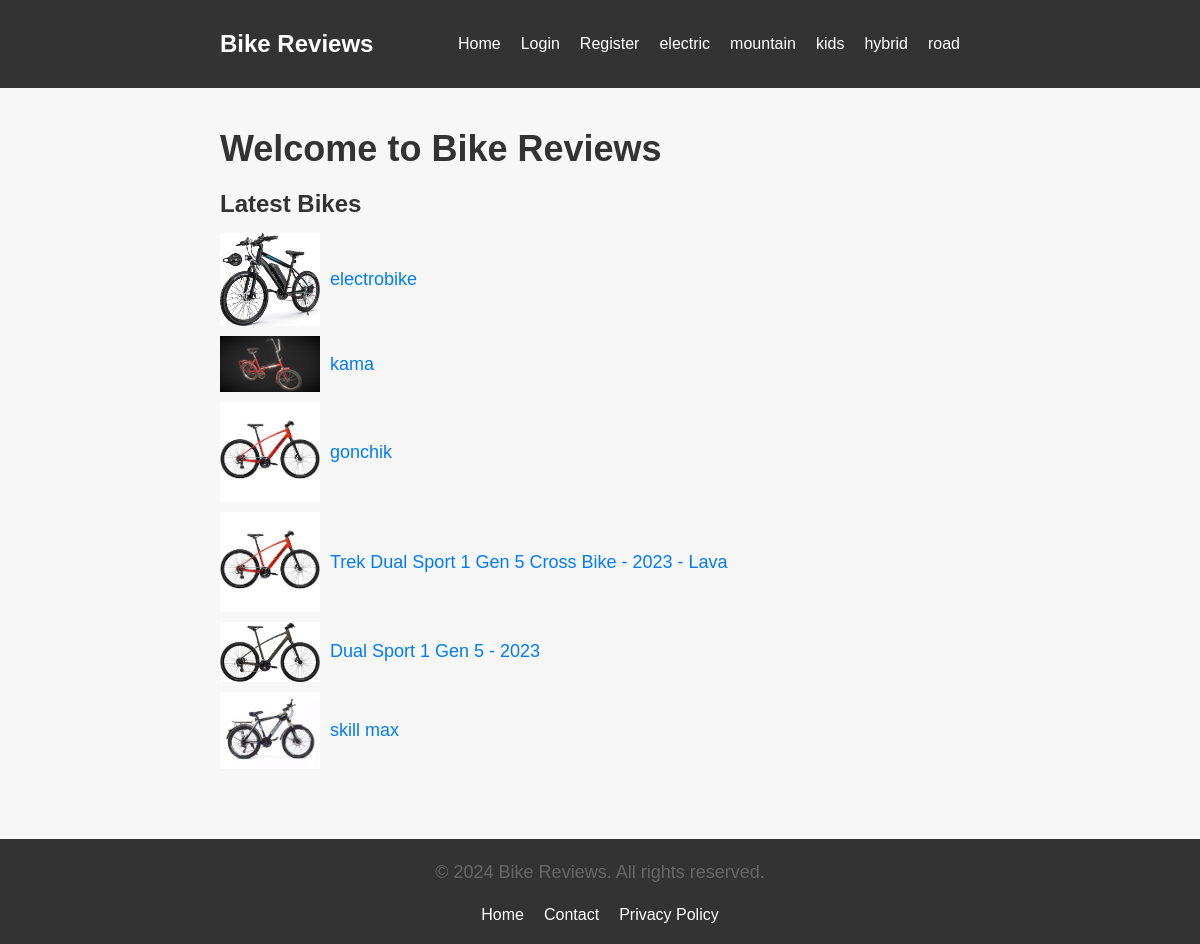
The page / on the database its author committed.
### bikes/models.py (models this page shows, shortened)
class Category(models.Model):
    name = models.CharField(max_length=255)
    class Meta:
        db_table = 'category'

class Bike(models.Model):
    bikemodel = models.CharField(max_length=255, default='no bike model yet')
    image = models.ImageField(upload_to='bike_img/', default='default_img/')
    bikecolor = models.ForeignKey(Colors, on_delete=models.CASCADE)
    size = models.ForeignKey(Size, on_delete=models.CASCADE)
    price = models.IntegerField()
    miqdori = models.IntegerField()
    category = models.ForeignKey(Category, on_delete=models.CASCADE, null=True, blank=True)
    class Meta:
        db_table = 'bike'

### bikes/views.py (the view)
# urls.py: path('', BikeListView.as_view(), name='home'),
class BikeListView(View):
    def get(self, request):
        categories = Category.objects.all()
        bikes = Bike.objects.all().order_by('-id')
        context = {
            'categories': categories,
            'bikes': bikes
        }
        return render(request, 'home.html', context=context)

### bikes/templates/home.html (shortened to what this page needs)
{% extends 'base.html' %}
{% block content %}
    <div class="container">
        <h1>Welcome to Bike Reviews</h1>
        <h2>Latest Bikes</h2>
        <div class="latest-bikes">
            <ul>
                {% for bike in bikes %}
                    <div class="bike-info">
                        <img src="{{ bike.image.url }}" alt="{{ bike.bikemodel }} image" width="100px">
                        <a href="{% url 'bikes:bike-detail' bike.pk %}">{{ bike.bikemodel }}</a>
                    </div>
                {% endfor %}
            </ul>
        </div>
    </div>
{% endblock content %}

### templates/base.html (shortened to what this page needs)
{% load static %}
<!DOCTYPE html>
<html lang="en">
<head>
    <link rel="stylesheet" href="{% static 'base.css' %}">
</head>
<body>
    <nav>
        <div class="container">
            <a href="{% url 'bikes:home' %}" class="brand">Bike Reviews</a>
            <ul class="nav-links">
                <li><a href="{% url 'bikes:home' %}">Home</a></li>
                {% if user.is_authenticated %}
                    <li><a href="{% url 'users:profile' %}">Profile</a></li>
                    <li><a href="{% url 'users:logout' %}">Logout</a></li>
                {% else %}
                    <li><a href="{% url 'users:login' %}">Login</a></li>
                    <li><a href="{% url 'users:register' %}">Register</a></li>
                {% endif %}
                {% for category in categories %}
                    <li><a href="{% url 'bikes:category' category.id %}">{{ category.name }}</a></li>
                {% endfor %}
            </ul>
        </div>
    </nav>
    <main>
        {% block content %}
        {% endblock content %}
    </main>
    <footer>
        <div class="footer">
            <p>&copy; 2024 Bike Reviews. All rights reserved.</p>
            <ul class="footer-links">
                <li><a href="{% url 'bikes:home' %}">Home</a></li>
                <li><a href="#">Contact</a></li>
                <li><a href="#">Privacy Policy</a></li>
            </ul>
        </div>
    </footer>
</body>
</html>

### staticfiles/base.css (style rules this page uses)
* { margin: 0; padding: 0; box-sizing: border-box; }
body { font-family: Arial, sans-serif; background-color: #f7f7f7; }
.container { max-width: 1200px; margin: 0 auto; padding: 0 20px; }
nav { background-color: #333; color: #fff; padding: 10px 0; }
nav .container { display: flex; justify-content: space-between; align-items: center; }
.brand { font-size: 1.5rem; font-weight: bold; text-decoration: none; color: #fff; }
.nav-links { list-style: none; display: flex; }
.nav-links li { margin-right: 20px; }
.nav-links li a { color: #fff; text-decoration: none; }
main { padding: 20px 0; }
footer { background-color: #333; color: #fff; padding: 20px 0; text-align: center; }
.footer-links { list-style: none; margin-top: 10px; }
.footer-links li { display: inline; margin-right: 10px; }
.footer-links li a { color: #fff; text-decoration: none; }

### templates/base.html (style rules this page uses)
body, h1, h2, h3, p, ul, li { margin: 0; padding: 0; }
nav { background-color: #333; color: #fff; padding: 10px 0; }
.brand { font-size: 24px; color: #fff; text-decoration: none; }
.nav-links { list-style-type: none; display: flex; }
.nav-links li { margin-right: 20px; }
.nav-links li a { color: #fff; text-decoration: none; }
main { padding: 20px; }
footer { background-color: #333; color: #fff; padding: 20px 0; }
.footer-links { list-style-type: none; display: flex; justify-content: center; }
.footer-links li { margin: 0 10px; }
.footer-links li a { color: #fff; text-decoration: none; }
html { height: 100%; }
body { display: flex; flex-direction: column; min-height: 100vh; }
main { flex: 1; }
footer { flex-shrink: 0; }

### bikes/templates/home.html (style rules this page uses)
.container { max-width: 800px; margin: 0 auto; padding: 20px; }
h1 { font-size: 36px; color: #333; margin-bottom: 20px; }
p { font-size: 18px; line-height: 1.5; color: #666; margin-bottom: 20px; }
h2 { font-size: 24px; color: #333; margin-bottom: 15px; }
.latest-bikes, .latest-reviews { margin-bottom: 30px; }
.bike-info, .review-info { margin-bottom: 10px; display: flex; align-items: center; }
.bike-info img { margin-right: 10px; }
.bike-info a, .review-info a { font-size: 18px; color: #007bff; text-decoration: none; }
li { list-style: none; }

### rows shown on the page
Category: name "electric"
Category: name "mountain"
Category: name "kids"
Category: name "hybrid"
Category: name "road"
Bike: image (picture), bikemodel "electrobike"
Bike: image (picture), bikemodel "kama"
Bike: image (picture), bikemodel "gonchik"
Bike: image (picture), bikemodel "Trek Dual Sport 1 Gen 5 Cross Bike - 2023 - Lava"
Bike: image (picture), bikemodel "Dual Sport 1 Gen 5 - 2023"
Bike: image (picture), bikemodel "skill max"
